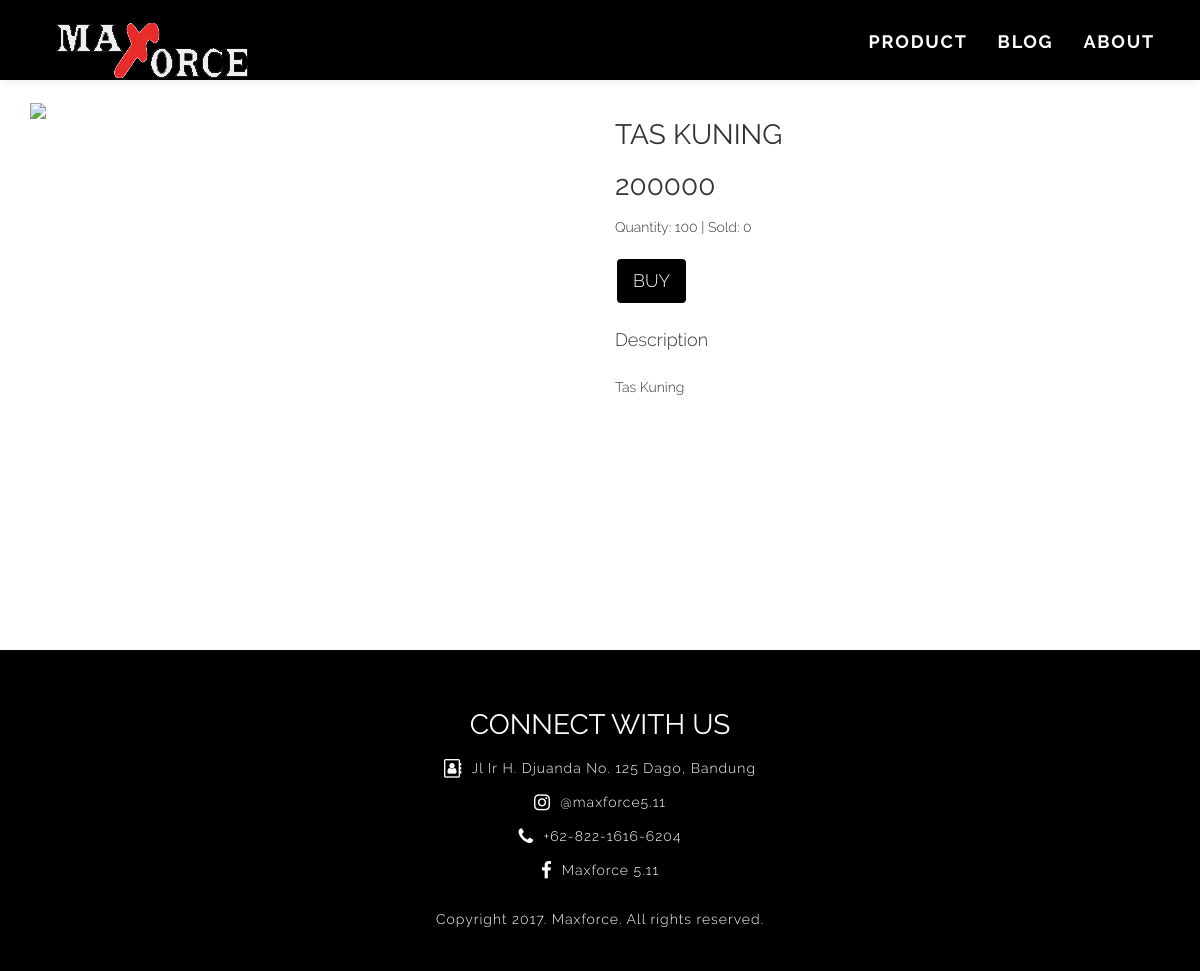
/products/4/, run on the app's committed database.
### shop/models.py (models this page shows)
class Product(models.Model):
    name = models.CharField(max_length=50)
    price = models.IntegerField(default=0)
    quantity = models.IntegerField(default=0)
    sold = models.IntegerField(default=0)
    description = models.CharField(max_length=200)
    photo = models.ImageField(upload_to='products', default='products/none.jpg')
    created_at = models.DateTimeField(auto_now_add=True)
    updated_at = models.DateTimeField(auto_now=True)

### shop/views.py (the view)
# urls.py: url(r'^products/(?P<pk>[0-9]+)/$', views.product, name='product'),
def product(request, pk):
    template_name = 'shop/product.html'
    product = Product.objects.get(pk=pk)
    return render(request, template_name, { 'product' : product })

### shop/templates/shop/product.html
{% extends 'shop/base.html' %}
{% load static %}
{% block content %}
<div class="container" style="margin-top: 100px">
  <div class="row">
    <div class="col-md-6">
      <div class="product-photo">
        <img src="{% static product.url_photo %}">
      </div>
    </div>
    <div class="col-md-6 product-div">
      <div>
        <h2>{{ product.name }}</h2>
        <h2>{{ product.price }}</h2>
        <div style="margin-top: 15px">
          <span>Quantity: {{ product.quantity }} | Sold: {{ product.sold }}</span>
        </div>
      </div>
      <br>
      <a href="{% url 'shop:confirm' product.pk %}" type="button" class="btn btn-default btn-lg text-white">
        BUY
      </a>
      <h4 style="margin-top: 25px">Description</h4>
      <p class="product-desc">
        {{ product.description }}
      </p>
    </div>
  </div>
</div>
{% endblock %}

### shop/static/shop/css/maxforce.css (style rules this page uses)
.btn-default { border: 2px solid #fff; background-color: #000; }
body { font-family: Raleway-Light; }
.text-white { color: #fff; }
p { font-family: Raleway-Light; line-height: 36px; }
p { font-size: 14px; }
@media (min-width: 768px) { p { font-size:18px; } }
@media (min-width: 992px) { p { font-size: 24px; } }
@media (min-width: 1200px) { p { font-size: 24px; } }
h2 { font-family: Raleway-Regular; text-transform: uppercase; font-size: 28px; }
.product-photo { height: 550px; margin: auto; }
.product-photo img { max-width: 400px; }
.product-div { height: 550px; }
.product-desc { margin-top: 20px; font-size: 14px; }

### data on the page
Product: name "TAS KUNING", price "200000", quantity "100", sold "0", description "Tas Kuning"
